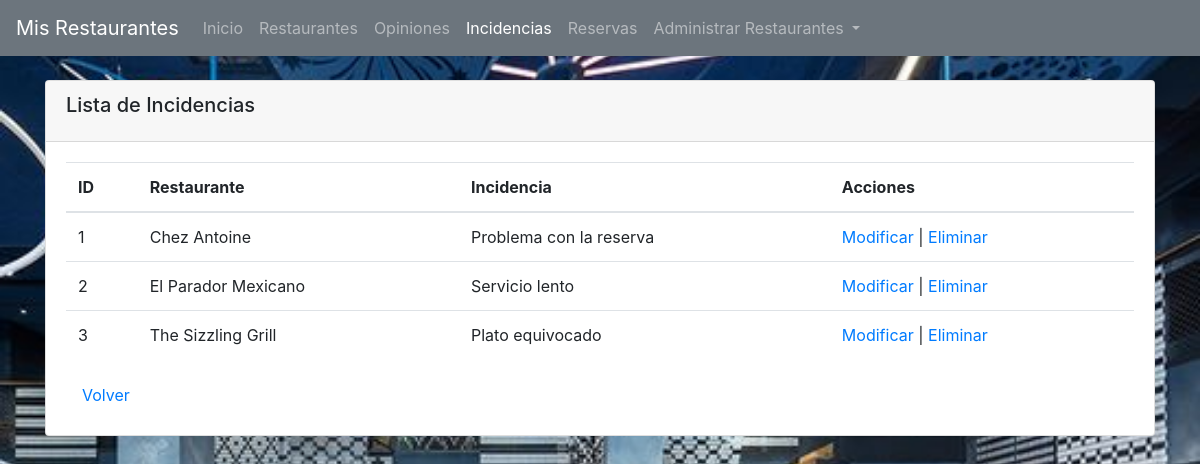
Page /ver_incidencias.php (signed in) on the committed database.
### tables this page shows
CREATE TABLE incidencias (
    id INT PRIMARY KEY AUTO_INCREMENT,
    descripcion TEXT,
    id_usuario INT,
    id_restaurante INT,
    FOREIGN KEY (id_usuario) REFERENCES usuarios(id),
    FOREIGN KEY (id_restaurante) REFERENCES restaurantes(id)
);

CREATE TABLE restaurantes (
    id INT PRIMARY KEY AUTO_INCREMENT,
    nombre VARCHAR(255) NOT NULL
);

### ver_incidencias.php (the view, shortened to what this page needs)
<!DOCTYPE html>
<html lang="es">
<head>
    <link rel="stylesheet" href="https://stackpath.bootstrapcdn.com/bootstrap/4.5.2/css/bootstrap.min.css">
    <link rel="stylesheet" href="estilo.css">
</head>
<body>
    <nav class="navbar navbar-expand-lg navbar-dark bg-secondary">
    <a class="navbar-brand" href="index.php">Mis Restaurantes</a>
    <div class="collapse navbar-collapse" id="navbarNav">
        <ul class="navbar-nav">
            <li class="nav-item ">
                <a class="nav-link" href="index.php">Inicio</a>
            </li>
            <li class="nav-item ">
                <a class="nav-link" href="restaurantes.php">Restaurantes</a>
            </li>
            <li class="nav-item">
                <a class="nav-link" href="opiniones.php">Opiniones</a>
            </li>
            <li class="nav-item active">
                <a class="nav-link" href="incidencias.php">Incidencias</a>
            </li>
            <li class="nav-item">
                <a class="nav-link" href="reservas.php">Reservas</a>
            </li>
            <?php if ($_SESSION['usuario']['rol'] === 'admin'): ?>
                <li class="nav-item dropdown">
                    <a class="nav-link dropdown-toggle" href="#" id="navbarDropdown" role="button" data-toggle="dropdown" aria-haspopup="true" aria-expanded="false">
                        Administrar Restaurantes
                    </a>
                </li>
            <?php endif; ?>
        </ul>
    </div>
</nav>
    <div class="container mt-4">
        <?php if ($_SESSION['usuario']['rol'] === 'admin'): ?>
            <div class="card">
                <div class="card-header">
                    <h5 class="card-title">Lista de Incidencias</h5>
                </div>
                <div class="card-body">
                    <table class="table">
                        <thead>
                            <tr>
                                <th>ID</th>
                                <th>Restaurante</th>
                                <th>Incidencia</th>
                                <th>Acciones</th>
                            </tr>
                        </thead>
                        <tbody>
                            <?php
                            require_once 'db.php';
                            $sqlIncidencias = "SELECT i.id, r.nombre AS restaurante, i.descripcion
                                               FROM incidencias i
                                               JOIN restaurantes r ON i.id_restaurante = r.id";
                            $resultIncidencias = $conn->query($sqlIncidencias);
                            while ($rowIncidencia = $resultIncidencias->fetch_assoc()) {
                                echo "<tr>";
                                echo "<td>{$rowIncidencia['id']}</td>";
                                echo "<td>{$rowIncidencia['restaurante']}</td>";
                                echo "<td>{$rowIncidencia['descripcion']}</td>";
                                echo "<td><a href='modificar_incidencia.php?id={$rowIncidencia['id']}'>Modificar</a> |
                                          <a href='eliminar_incidencia.php?id={$rowIncidencia['id']}'>Eliminar</a></td>";
                                echo "</tr>";
                            }
                            ?>
                        </tbody>
                    </table>
                     <a class="nav-link" href="incidencias.php">Volver</a>
                </div>
            </div>
        <?php else: ?>
            <p>No tienes permisos para ver esta página.</p>
        <?php endif; ?>
    </div>
</body>
</html>

### estilo.css (style rules this page uses)
body { background-image: url("restaurante.jpg"); background-repeat: no-repeat; background-attachment: fixed; background-size: cover; }

### rows in the picture
incidencias: id "1", id_restaurante.nombre "Chez Antoine", descripcion "Problema con la reserva"
incidencias: id "2", id_restaurante.nombre "El Parador Mexicano", descripcion "Servicio lento"
incidencias: id "3", id_restaurante.nombre "The Sizzling Grill", descripcion "Plato equivocado"
